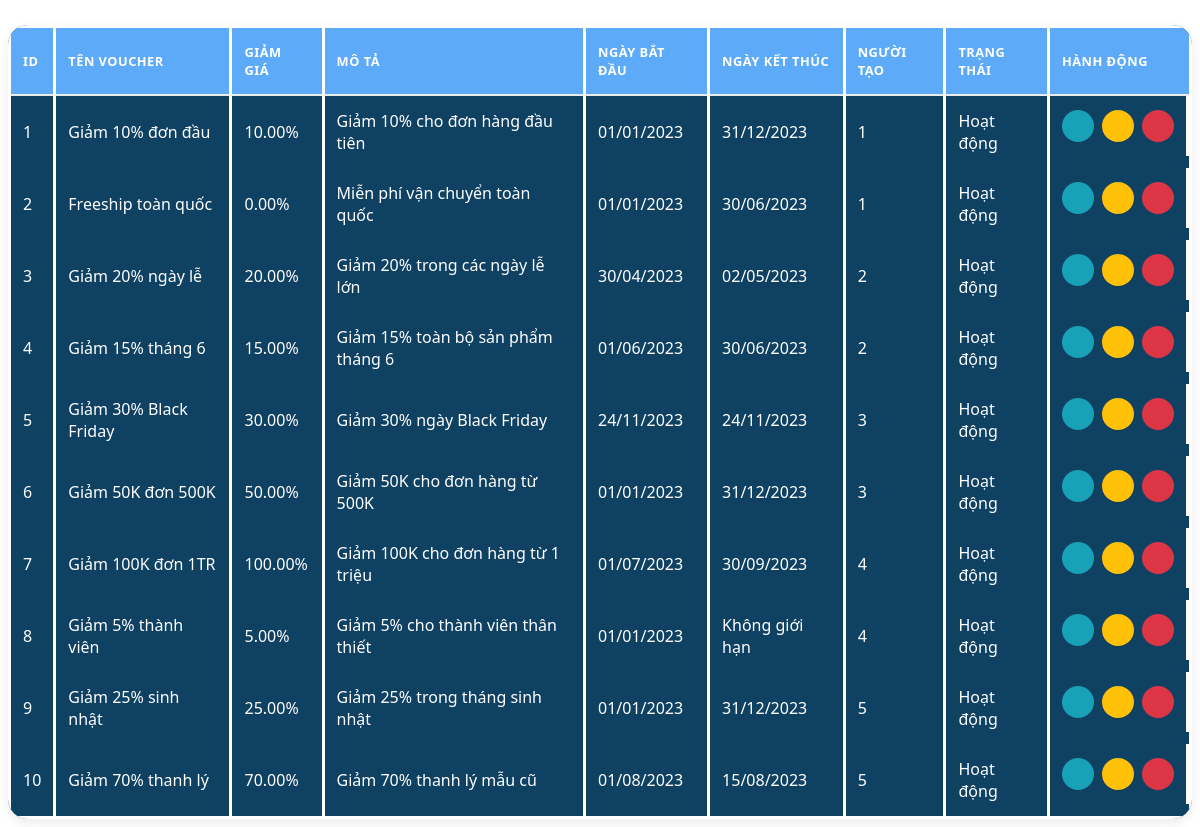
Page /admin/dashboard/table/voucher_management.php on the committed database.
### tables this page shows
CREATE TABLE voucher
(
  id INT NOT NULL AUTO_INCREMENT,
  name VARCHAR(100) NOT NULL,
  deduction DECIMAL(10,2) NOT NULL,
  description TEXT,
  date_start DATE NOT NULL,
  date_end DATE,
  id_admin INT,
  is_active BOOLEAN DEFAULT TRUE,
  created_at TIMESTAMP DEFAULT CURRENT_TIMESTAMP,
  updated_at TIMESTAMP DEFAULT CURRENT_TIMESTAMP ON UPDATE CURRENT_TIMESTAMP,
  PRIMARY KEY (id),
  FOREIGN KEY (id_admin) REFERENCES admin(id) ON DELETE SET NULL
);

### database/database_sever.php (called while the page is built, shortened)
<?php
    class database_sever{
        private $host = 'localhost';
        private $username = 'root';
        private $password = '';
        public $conn = null;
        public function __construct($db_name="bangiay"){
            $this->db_name = $db_name;
        try {
            $this->conn = new PDO(
                'mysql:host=' . $this->host . ';dbname=' . $this->db_name,
                $this->username,
                $this->password
            );
            $this->conn->setAttribute(PDO::ATTR_ERRMODE, PDO::ERRMODE_EXCEPTION);
            $this->conn->setAttribute(PDO::ATTR_DEFAULT_FETCH_MODE, PDO::FETCH_ASSOC);
            $this->conn->setAttribute(PDO::ATTR_EMULATE_PREPARES, false);
        } catch(PDOException $e) {
            error_log("Connection Error: " . $e->getMessage());
            throw new Exception("Database connection failed");
        }
        }
        public function view_table($string_query,$param=[]){
            try{
                $this->stmt = $this->conn->prepare($string_query);
                $this->stmt->execute($param);
                return $this->stmt->fetchAll();
            } catch(PDOException $e) {
                echo "Lỗi: " . $e->getMessage();
            }
        }
    }
?>

### dao/VoucherDao.php (called while the page is built, shortened)
<?php
require_once __DIR__ . '/../DTO/VoucherDTO.php';
require_once __DIR__ . '/../database/database_sever.php';
class VoucherDao {
    private $db;
    public function __construct() {
        $this->db = new database_sever();
    }
    public function view_all() {
        $sql = "SELECT * FROM voucher";
        $results = $this->db->view_table($sql);
        $vouchers = [];
        foreach ($results as $row) {
            $vouchers[] = new VoucherDTO($row);
        }
        return $vouchers;
    }
}
?>
<?php $table_vouchers = new VoucherDao();?>

### DTO/VoucherDTO.php (called while the page is built, shortened)
<?php
class VoucherDTO {
    public function __construct($data) {
        $this->id = $data['id'] ?? null;
        $this->name = $data['name'] ?? '';
        $this->deduction = $data['deduction'] ?? 0.0;
        $this->description = $data['description'] ?? null;
        $this->date_start = $data['date_start'] ?? null;
        $this->date_end = $data['date_end'] ?? null;
        $this->id_admin = $data['id_admin'] ?? null;
        $this->is_active = $data['is_active'] ?? true;
    }
}?>

### admin/dashboard/table/voucher_management.php (the view, shortened to what this page needs)
<?php
require_once __DIR__ . "/../../../dao/VoucherDao.php";
$vouchers = $table_vouchers->view_all();
?>
<link rel="stylesheet" href="css/admin_style/dashboard/table_main.css">
<div class=" voucher-management object-management active">
    <table class="data-table">
        <thead>
            <tr>
                <th>ID</th>
                <th>Tên voucher</th>
                <th>Giảm giá</th>
                <th>Mô tả</th>
                <th>Ngày bắt đầu</th>
                <th>Ngày kết thúc</th>
                <th>Người tạo</th>
                <th>Trạng thái</th>
                <th>Hành động</th>
            </tr>
        </thead>
        <tbody>
            <?php foreach ($vouchers as $voucher): ?>
                <tr>
                    <td><?= htmlspecialchars($voucher->id) ?></td>
                    <td><?= htmlspecialchars($voucher->name) ?></td>
                    <td><?= number_format($voucher->deduction, 2) ?>%</td>
                    <td><?= htmlspecialchars($voucher->description ?? 'Không có mô tả') ?></td>
                    <td><?= date('d/m/Y', strtotime($voucher->date_start)) ?></td>
                    <td><?= $voucher->date_end ? date('d/m/Y', strtotime($voucher->date_end)) : 'Không giới hạn' ?></td>
                    <td><?= htmlspecialchars($voucher->id_admin) ?></td>
                    <td>
                        <span class="status-badge <?= $voucher->is_active ? 'active' : 'inactive' ?>">
                            <?= $voucher->is_active ? 'Hoạt động' : 'Ngừng áp dụng' ?>
                        </span>
                    </td>
                    <td class='row button-update'>
                    <button class='action-btn view-btn' data-action='view' data-id='<?= $voucher->id ?>'>
                        </button>
                        <button class='action-btn edit-btn' data-action='update' data-id='<?= $voucher->id ?>'>
                        </button>
                        <button class='action-btn delete-btn' data-action='delete' data-id='<?= $voucher->id ?>'>
                        </button>
                    </td>
                </tr>
            <?php endforeach; ?>
        </tbody>
    </table>
</div>

### css/admin_style/dashboard/table_main.css (style rules this page uses)
.object-management { background: #0f4162; margin-top: 25px; border-radius: 20px; box-shadow: 0 4px 12px rgba(0, 0, 0, 0.08); overflow-x: auto; }
.data-table { width: 100%; color: white; border-collapse: collapse; border-radius: 20px; border: 3px white solid; font-family: 'Segoe UI', Tahoma, Geneva, Verdana, sans-serif; }
.data-table thead { background-color: #5dabf8; border-bottom: 2px solid #e9ecef; }
.data-table th { padding: 15px 12px; text-align: left; font-weight: 600; text-transform: uppercase; font-size: 0.8rem; letter-spacing: 0.5px; border-right: 3px white solid; }
.data-table tbody tr { transition: all 0.2s ease; }
.data-table td { padding: 14px 12px; vertical-align:middle; border-right: 3px white solid; }
.button-update { display: flex; gap: 8px; justify-content:space-evenly; }
.action-btn { width: 32px; height: 32px; border-radius: 50%; display: flex; align-items: center; justify-content: center; border: none; cursor: pointer; transition: all 0.2s ease; font-size: 16px; }
.view-btn { background-color: #17a2b8; }
.edit-btn { background-color: #ffc107; }
.delete-btn { background-color: #dc3545; }

### rows in the picture
voucher: id "1", name "Giảm 10% đơn đầu", deduction "10.00", description "Giảm 10% cho đơn hàng đầu tiên", date_start "01/01/2023", date_end "31/12/2023", id_admin "1", is_active "Hoạt động"
voucher: id "2", name "Freeship toàn quốc", deduction "0.00", description "Miễn phí vận chuyển toàn quốc", date_start "01/01/2023", date_end "30/06/2023", id_admin "1", is_active "Hoạt động"
voucher: id "3", name "Giảm 20% ngày lễ", deduction "20.00", description "Giảm 20% trong các ngày lễ lớn", date_start "30/04/2023", date_end "02/05/2023", id_admin "2", is_active "Hoạt động"
voucher: id "4", name "Giảm 15% tháng 6", deduction "15.00", description "Giảm 15% toàn bộ sản phẩm tháng 6", date_start "01/06/2023", date_end "30/06/2023", id_admin "2", is_active "Hoạt động"
voucher: id "5", name "Giảm 30% Black Friday", deduction "30.00", description "Giảm 30% ngày Black Friday", date_start "24/11/2023", date_end "24/11/2023", id_admin "3", is_active "Hoạt động"
voucher: id "6", name "Giảm 50K đơn 500K", deduction "50.00", description "Giảm 50K cho đơn hàng từ 500K", date_start "01/01/2023", date_end "31/12/2023", id_admin "3", is_active "Hoạt động"
voucher: id "7", name "Giảm 100K đơn 1TR", deduction "100.00", description "Giảm 100K cho đơn hàng từ 1 triệu", date_start "01/07/2023", date_end "30/09/2023", id_admin "4", is_active "Hoạt động"
voucher: id "8", name "Giảm 5% thành viên", deduction "5.00", description "Giảm 5% cho thành viên thân thiết", date_start "01/01/2023", shows "Không giới hạn", id_admin "4", is_active "Hoạt động"
voucher: id "9", name "Giảm 25% sinh nhật", deduction "25.00", description "Giảm 25% trong tháng sinh nhật", date_start "01/01/2023", date_end "31/12/2023", id_admin "5", is_active "Hoạt động"
voucher: id "10", name "Giảm 70% thanh lý", deduction "70.00", description "Giảm 70% thanh lý mẫu cũ", date_start "01/08/2023", date_end "15/08/2023", id_admin "5", is_active "Hoạt động"
